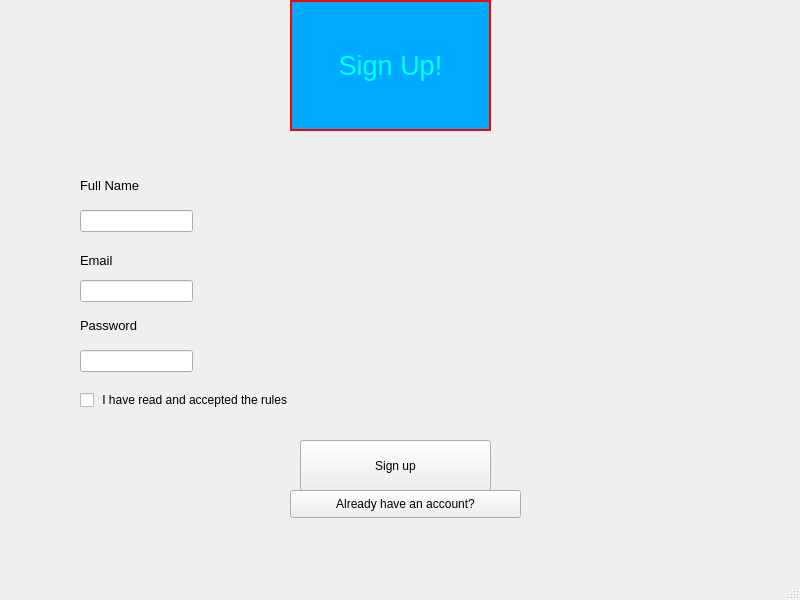
<?xml version="1.0" encoding="UTF-8"?>
<ui version="4.0">
 <class>MainWindow</class>
 <widget class="QMainWindow" name="MainWindow">
  <property name="geometry">
   <rect>
    <x>0</x>
    <y>0</y>
    <width>800</width>
    <height>600</height>
   </rect>
  </property>
  <property name="windowTitle">
   <string>MainWindow</string>
  </property>
  <widget class="QWidget" name="centralwidget">
   <widget class="QCheckBox" name="checkBox">
    <property name="geometry">
     <rect>
      <x>80</x>
      <y>390</y>
      <width>261</width>
      <height>20</height>
     </rect>
    </property>
    <property name="text">
     <string> I have read and accepted the rules</string>
    </property>
   </widget>
   <widget class="QPushButton" name="btnsignup">
    <property name="geometry">
     <rect>
      <x>300</x>
      <y>440</y>
      <width>191</width>
      <height>51</height>
     </rect>
    </property>
    <property name="text">
     <string>Sign up</string>
    </property>
   </widget>
   <widget class="QPushButton" name="btnahaa">
    <property name="geometry">
     <rect>
      <x>290</x>
      <y>490</y>
      <width>231</width>
      <height>28</height>
     </rect>
    </property>
    <property name="text">
     <string>Already have an account?</string>
    </property>
   </widget>
   <widget class="QLineEdit" name="txtfullname">
    <property name="geometry">
     <rect>
      <x>80</x>
      <y>210</y>
      <width>113</width>
      <height>22</height>
     </rect>
    </property>
    <property name="text">
     <string/>
    </property>
    <property name="placeholderText">
     <string/>
    </property>
   </widget>
   <widget class="QLineEdit" name="txtemail">
    <property name="geometry">
     <rect>
      <x>80</x>
      <y>280</y>
      <width>113</width>
      <height>22</height>
     </rect>
    </property>
    <property name="text">
     <string/>
    </property>
    <property name="placeholderText">
     <string/>
    </property>
   </widget>
   <widget class="QLineEdit" name="txtpassword">
    <property name="geometry">
     <rect>
      <x>80</x>
      <y>350</y>
      <width>113</width>
      <height>22</height>
     </rect>
    </property>
    <property name="text">
     <string/>
    </property>
    <property name="echoMode">
     <enum>QLineEdit::Password</enum>
    </property>
    <property name="placeholderText">
     <string/>
    </property>
   </widget>
   <widget class="QLabel" name="label_2">
    <property name="geometry">
     <rect>
      <x>80</x>
      <y>170</y>
      <width>91</width>
      <height>31</height>
     </rect>
    </property>
    <property name="font">
     <font>
      <family>Arial</family>
      <pointsize>10</pointsize>
     </font>
    </property>
    <property name="text">
     <string>Full Name</string>
    </property>
   </widget>
   <widget class="QLabel" name="label_3">
    <property name="geometry">
     <rect>
      <x>80</x>
      <y>240</y>
      <width>71</width>
      <height>41</height>
     </rect>
    </property>
    <property name="font">
     <font>
      <family>Arial</family>
      <pointsize>10</pointsize>
     </font>
    </property>
    <property name="text">
     <string>Email</string>
    </property>
   </widget>
   <widget class="QLabel" name="label_4">
    <property name="geometry">
     <rect>
      <x>80</x>
      <y>290</y>
      <width>141</width>
      <height>71</height>
     </rect>
    </property>
    <property name="font">
     <font>
      <family>Arial</family>
      <pointsize>10</pointsize>
     </font>
    </property>
    <property name="text">
     <string>Password</string>
    </property>
   </widget>
   <widget class="QLabel" name="label">
    <property name="geometry">
     <rect>
      <x>290</x>
      <y>0</y>
      <width>201</width>
      <height>131</height>
     </rect>
    </property>
    <property name="palette">
     <palette>
      <active>
       <colorrole role="WindowText">
        <brush brushstyle="SolidPattern">
         <color alpha="255">
          <red>0</red>
          <green>255</green>
          <blue>255</blue>
         </color>
        </brush>
       </colorrole>
       <colorrole role="Button">
        <brush brushstyle="SolidPattern">
         <color alpha="255">
          <red>0</red>
          <green>170</green>
          <blue>255</blue>
         </color>
        </brush>
       </colorrole>
       <colorrole role="Text">
        <brush brushstyle="SolidPattern">
         <color alpha="255">
          <red>0</red>
          <green>255</green>
          <blue>255</blue>
         </color>
        </brush>
       </colorrole>
       <colorrole role="ButtonText">
        <brush brushstyle="SolidPattern">
         <color alpha="255">
          <red>0</red>
          <green>255</green>
          <blue>255</blue>
         </color>
        </brush>
       </colorrole>
       <colorrole role="Base">
        <brush brushstyle="SolidPattern">
         <color alpha="255">
          <red>0</red>
          <green>170</green>
          <blue>255</blue>
         </color>
        </brush>
       </colorrole>
       <colorrole role="Window">
        <brush brushstyle="SolidPattern">
         <color alpha="255">
          <red>0</red>
          <green>170</green>
          <blue>255</blue>
         </color>
        </brush>
       </colorrole>
      </active>
      <inactive>
       <colorrole role="WindowText">
        <brush brushstyle="SolidPattern">
         <color alpha="255">
          <red>0</red>
          <green>255</green>
          <blue>255</blue>
         </color>
        </brush>
       </colorrole>
       <colorrole role="Button">
        <brush brushstyle="SolidPattern">
         <color alpha="255">
          <red>0</red>
          <green>170</green>
          <blue>255</blue>
         </color>
        </brush>
       </colorrole>
       <colorrole role="Text">
        <brush brushstyle="SolidPattern">
         <color alpha="255">
          <red>0</red>
          <green>255</green>
          <blue>255</blue>
         </color>
        </brush>
       </colorrole>
       <colorrole role="ButtonText">
        <brush brushstyle="SolidPattern">
         <color alpha="255">
          <red>0</red>
          <green>255</green>
          <blue>255</blue>
         </color>
        </brush>
       </colorrole>
       <colorrole role="Base">
        <brush brushstyle="SolidPattern">
         <color alpha="255">
          <red>0</red>
          <green>170</green>
          <blue>255</blue>
         </color>
        </brush>
       </colorrole>
       <colorrole role="Window">
        <brush brushstyle="SolidPattern">
         <color alpha="255">
          <red>0</red>
          <green>170</green>
          <blue>255</blue>
         </color>
        </brush>
       </colorrole>
      </inactive>
      <disabled>
       <colorrole role="WindowText">
        <brush brushstyle="SolidPattern">
         <color alpha="255">
          <red>0</red>
          <green>255</green>
          <blue>255</blue>
         </color>
        </brush>
       </colorrole>
       <colorrole role="Button">
        <brush brushstyle="SolidPattern">
         <color alpha="255">
          <red>0</red>
          <green>170</green>
          <blue>255</blue>
         </color>
        </brush>
       </colorrole>
       <colorrole role="Text">
        <brush brushstyle="SolidPattern">
         <color alpha="255">
          <red>0</red>
          <green>255</green>
          <blue>255</blue>
         </color>
        </brush>
       </colorrole>
       <colorrole role="ButtonText">
        <brush brushstyle="SolidPattern">
         <color alpha="255">
          <red>0</red>
          <green>255</green>
          <blue>255</blue>
         </color>
        </brush>
       </colorrole>
       <colorrole role="Base">
        <brush brushstyle="SolidPattern">
         <color alpha="255">
          <red>0</red>
          <green>170</green>
          <blue>255</blue>
         </color>
        </brush>
       </colorrole>
       <colorrole role="Window">
        <brush brushstyle="SolidPattern">
         <color alpha="255">
          <red>0</red>
          <green>170</green>
          <blue>255</blue>
         </color>
        </brush>
       </colorrole>
      </disabled>
     </palette>
    </property>
    <property name="font">
     <font>
      <family>Arial</family>
      <pointsize>20</pointsize>
     </font>
    </property>
    <property name="styleSheet">
     <string notr="true">QLabel {
    background-color: #00aaff;
    color: #00ffff;            
    border: 2px solid #FF0000;;                         
}
</string>
    </property>
    <property name="text">
     <string>Sign Up!</string>
    </property>
    <property name="alignment">
     <set>Qt::AlignCenter</set>
    </property>
   </widget>
  </widget>
  <widget class="QMenuBar" name="menubar">
   <property name="geometry">
    <rect>
     <x>0</x>
     <y>0</y>
     <width>800</width>
     <height>26</height>
    </rect>
   </property>
  </widget>
  <widget class="QStatusBar" name="statusbar"/>
 </widget>
 <resources/>
 <connections/>
</ui>
